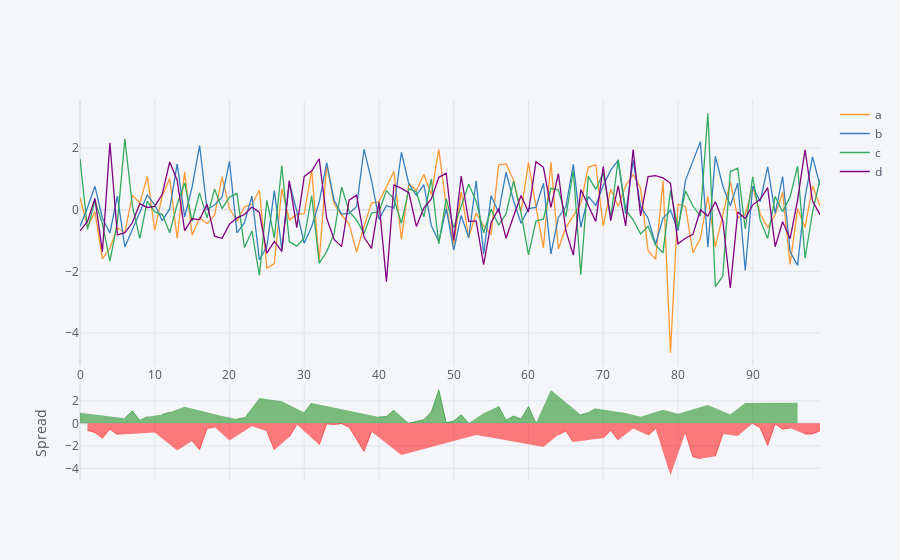

The code cell stored with this chart in its notebook:
### Code cell
configure_plotly_browser_state()
df.iplot(kind="spread")
